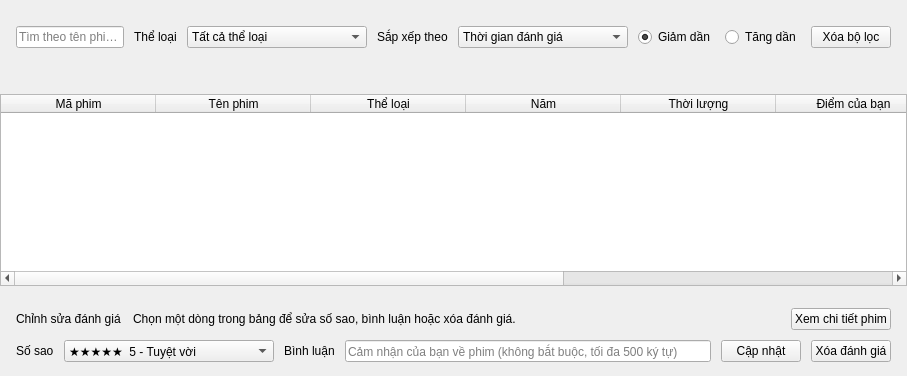
         <widget class="QWidget" name="tabHistory">
          <attribute name="title">
           <string>Lịch sử đánh giá của tôi</string>
          </attribute>
          <attribute name="icon">
           <iconset>
            <normaloff>../images/ic_history.png</normaloff>
            ../images/ic_history.png
           </iconset>
          </attribute>
          <layout class="QVBoxLayout" name="verticalLayoutHistory">
           <property name="spacing">
            <number>10</number>
           </property>
           <property name="leftMargin">
            <number>0</number>
           </property>
           <property name="topMargin">
            <number>14</number>
           </property>
           <property name="rightMargin">
            <number>0</number>
           </property>
           <property name="bottomMargin">
            <number>0</number>
           </property>
           <item>
            <widget class="QFrame" name="frameHistoryFilter">
             <layout class="QHBoxLayout" name="horizontalLayoutHistoryFilter" stretch="1,0,0,0,0,0,0,0">
              <property name="spacing">
               <number>10</number>
              </property>
              <property name="leftMargin">
               <number>16</number>
              </property>
              <property name="topMargin">
               <number>12</number>
              </property>
              <property name="rightMargin">
               <number>16</number>
              </property>
              <property name="bottomMargin">
               <number>12</number>
              </property>
              <item>
               <widget class="QLineEdit" name="lineEditHistorySearch">
                <property name="placeholderText">
                 <string>Tìm theo tên phim...</string>
                </property>
                <property name="clearButtonEnabled">
                 <bool>true</bool>
                </property>
               </widget>
              </item>
              <item>
               <widget class="QLabel" name="labelHistoryGenre">
                <property name="text">
                 <string>Thể loại</string>
                </property>
                <property name="role" stdset="0">
                 <string notr="true">muted</string>
                </property>
               </widget>
              </item>
              <item>
               <widget class="QComboBox" name="comboBoxHistoryGenre">
                <property name="minimumSize">
                 <size>
                  <width>180</width>
                  <height>0</height>
                 </size>
                </property>
                <item>
                 <property name="text">
                  <string>Tất cả thể loại</string>
                 </property>
                </item>
               </widget>
              </item>
              <item>
               <widget class="QLabel" name="labelHistorySort">
                <property name="text">
                 <string>Sắp xếp theo</string>
                </property>
                <property name="role" stdset="0">
                 <string notr="true">muted</string>
                </property>
               </widget>
              </item>
              <item>
               <widget class="QComboBox" name="comboBoxHistorySort">
                <property name="minimumSize">
                 <size>
                  <width>170</width>
                  <height>0</height>
                 </size>
                </property>
                <item>
                 <property name="text">
                  <string>Thời gian đánh giá</string>
                 </property>
                </item>
                <item>
                 <property name="text">
                  <string>Điểm đánh giá</string>
                 </property>
                </item>
               </widget>
              </item>
              <item>
               <widget class="QRadioButton" name="radioButtonHistoryDesc">
                <property name="text">
                 <string>Giảm dần</string>
                </property>
                <property name="cursor">
                 <cursorShape>PointingHandCursor</cursorShape>
                </property>
                <property name="checked">
                 <bool>true</bool>
                </property>
               </widget>
              </item>
              <item>
               <widget class="QRadioButton" name="radioButtonHistoryAsc">
                <property name="text">
                 <string>Tăng dần</string>
                </property>
                <property name="cursor">
                 <cursorShape>PointingHandCursor</cursorShape>
                </property>
               </widget>
              </item>
              <item>
               <widget class="QPushButton" name="pushButtonHistoryClear">
                <property name="text">
                 <string>Xóa bộ lọc</string>
                </property>
                <property name="cursor">
                 <cursorShape>PointingHandCursor</cursorShape>
                </property>
                <property name="icon">
                 <iconset>
                  <normaloff>../images/ic_reset_blue.png</normaloff>
                  ../images/ic_reset_blue.png
                 </iconset>
                </property>
                <property name="iconSize">
                 <size>
                  <width>16</width>
                  <height>16</height>
                 </size>
                </property>
                <property name="secondary" stdset="0">
                 <bool>true</bool>
                </property>
               </widget>
              </item>
             </layout>
            </widget>
           </item>
           <item>
            <widget class="QLabel" name="labelHistoryInfo">
             <property name="text">
              <string />
             </property>
             <property name="role" stdset="0">
              <string notr="true">muted</string>
             </property>
            </widget>
           </item>
           <item>
            <widget class="QTableWidget" name="tableWidgetHistory">
             <attribute name="horizontalHeaderMinimumSectionSize">
              <number>48</number>
             </attribute>
             <attribute name="horizontalHeaderDefaultSectionSize">
              <number>155</number>
             </attribute>
             <attribute name="horizontalHeaderStretchLastSection">
              <bool>true</bool>
             </attribute>
             <attribute name="verticalHeaderVisible">
              <bool>false</bool>
             </attribute>
             <attribute name="horizontalHeaderHighlightSections">
              <bool>false</bool>
             </attribute>
             <property name="alternatingRowColors">
              <bool>true</bool>
             </property>
             <property name="selectionMode">
              <enum>QAbstractItemView::SingleSelection</enum>
             </property>
             <property name="selectionBehavior">
              <enum>QAbstractItemView::SelectRows</enum>
             </property>
             <property name="editTriggers">
              <set>QAbstractItemView::NoEditTriggers</set>
             </property>
             <property name="showGrid">
              <bool>false</bool>
             </property>
             <property name="wordWrap">
              <bool>false</bool>
             </property>
             <property name="textElideMode">
              <enum>Qt::ElideRight</enum>
             </property>
             <column>
              <property name="text">
               <string>Mã phim</string>
              </property>
             </column>
             <column>
              <property name="text">
               <string>Tên phim</string>
              </property>
             </column>
             <column>
              <property name="text">
               <string>Thể loại</string>
              </property>
             </column>
             <column>
              <property name="text">
               <string>Năm</string>
              </property>
             </column>
             <column>
              <property name="text">
               <string>Thời lượng</string>
              </property>
             </column>
             <column>
              <property name="text">
               <string>Điểm của bạn</string>
              </property>
             </column>
             <column>
              <property name="text">
               <string>Bình luận của bạn</string>
              </property>
             </column>
             <column>
              <property name="text">
               <string>Ngày đánh giá</string>
              </property>
             </column>
            </widget>
           </item>
           <item>
            <widget class="QFrame" name="frameHistoryEdit">
             <property name="card" stdset="0">
              <bool>true</bool>
             </property>
             <layout class="QVBoxLayout" name="verticalLayoutHistoryEdit">
              <property name="spacing">
               <number>10</number>
              </property>
              <property name="leftMargin">
               <number>16</number>
              </property>
              <property name="topMargin">
               <number>12</number>
              </property>
              <property name="rightMargin">
               <number>16</number>
              </property>
              <property name="bottomMargin">
               <number>14</number>
              </property>
              <item>
               <layout class="QHBoxLayout" name="horizontalLayoutHistoryEditTitle" stretch="0,1,0,0">
                <property name="spacing">
                 <number>12</number>
                </property>
                <property name="leftMargin">
                 <number>0</number>
                </property>
                <property name="topMargin">
                 <number>0</number>
                </property>
                <property name="rightMargin">
                 <number>0</number>
                </property>
                <property name="bottomMargin">
                 <number>0</number>
                </property>
                <item>
                 <widget class="QLabel" name="labelEditTitle">
                  <property name="text">
                   <string>Chỉnh sửa đánh giá</string>
                  </property>
                  <property name="role" stdset="0">
                   <string notr="true">cardTitle</string>
                  </property>
                 </widget>
                </item>
                <item>
                 <widget class="QLabel" name="labelEditMovie">
                  <property name="text">
                   <string>Chọn một dòng trong bảng để sửa số sao, bình luận hoặc xóa đánh giá.</string>
                  </property>
                  <property name="role" stdset="0">
                   <string notr="true">muted</string>
                  </property>
                 </widget>
                </item>
                <item>
                 <spacer name="horizontalSpacer_6">
                  <property name="orientation">
                   <enum>Qt::Horizontal</enum>
                  </property>
                  <property name="sizeHint" stdset="0">
                   <size>
                    <width>20</width>
                    <height>20</height>
                   </size>
                  </property>
                 </spacer>
                </item>
                <item>
                 <widget class="QPushButton" name="pushButtonOpenDetail">
                  <property name="text">
                   <string>Xem chi tiết phim</string>
                  </property>
                  <property name="cursor">
                   <cursorShape>PointingHandCursor</cursorShape>
                  </property>
                  <property name="link" stdset="0">
                   <bool>true</bool>
                  </property>
                 </widget>
                </item>
               </layout>
              </item>
              <item>
               <layout class="QHBoxLayout" name="horizontalLayoutHistoryEditForm" stretch="0,0,0,1,0,0">
                <property name="spacing">
                 <number>10</number>
                </property>
                <property name="leftMargin">
                 <number>0</number>
                </property>
                <property name="topMargin">
                 <number>0</number>
                </property>
                <property name="rightMargin">
                 <number>0</number>
                </property>
                <property name="bottomMargin">
                 <number>0</number>
                </property>
                <item>
                 <widget class="QLabel" name="labelEditRating">
                  <property name="text">
                   <string>Số sao</string>
                  </property>
                  <property name="role" stdset="0">
                   <string notr="true">field</string>
                  </property>
                 </widget>
                </item>
                <item>
                 <widget class="QComboBox" name="comboBoxEditRating">
                  <property name="minimumSize">
                   <size>
                    <width>210</width>
                    <height>0</height>
                   </size>
                  </property>
                  <item>
                   <property name="text">
                    <string>★★★★★  5 - Tuyệt vời</string>
                   </property>
                  </item>
                  <item>
                   <property name="text">
                    <string>★★★★☆  4 - Hay</string>
                   </property>
                  </item>
                  <item>
                   <property name="text">
                    <string>★★★☆☆  3 - Bình thường</string>
                   </property>
                  </item>
                  <item>
                   <property name="text">
                    <string>★★☆☆☆  2 - Chưa hay</string>
                   </property>
                  </item>
                  <item>
                   <property name="text">
                    <string>★☆☆☆☆  1 - Tệ</string>
                   </property>
                  </item>
                 </widget>
                </item>
                <item>
                 <widget class="QLabel" name="labelEditComment">
                  <property name="text">
                   <string>Bình luận</string>
                  </property>
                  <property name="role" stdset="0">
                   <string notr="true">field</string>
                  </property>
                 </widget>
                </item>
                <item>
                 <widget class="QLineEdit" name="lineEditEditComment">
                  <property name="placeholderText">
                   <string>Cảm nhận của bạn về phim (không bắt buộc, tối đa 500 ký tự)</string>
                  </property>
                  <property name="maxLength">
                   <number>500</number>
                  </property>
                  <property name="clearButtonEnabled">
                   <bool>true</bool>
                  </property>
                 </widget>
                </item>
                <item>
                 <widget class="QPushButton" name="pushButtonUpdateRating">
                  <property name="text">
                   <string>Cập nhật</string>
                  </property>
                  <property name="cursor">
                   <cursorShape>PointingHandCursor</cursorShape>
                  </property>
                  <property name="icon">
                   <iconset>
                    <normaloff>../images/ic_save.png</normaloff>
                    ../images/ic_save.png
                   </iconset>
                  </property>
                  <property name="iconSize">
                   <size>
                    <width>16</width>
                    <height>16</height>
                   </size>
                  </property>
                 </widget>
                </item>
                <item>
                 <widget class="QPushButton" name="pushButtonDeleteHistory">
                  <property name="text">
                   <string>Xóa đánh giá</string>
                  </property>
                  <property name="cursor">
                   <cursorShape>PointingHandCursor</cursorShape>
                  </property>
                  <property name="icon">
                   <iconset>
                    <normaloff>../images/ic_delete.png</normaloff>
                    ../images/ic_delete.png
                   </iconset>
                  </property>
                  <property name="iconSize">
                   <size>
                    <width>16</width>
                    <height>16</height>
                   </size>
                  </property>
                  <property name="dangerOutline" stdset="0">
                   <bool>true</bool>
                  </property>
                 </widget>
                </item>
               </layout>
              </item>
             </layout>
            </widget>
           </item>
          </layout>
         </widget>
